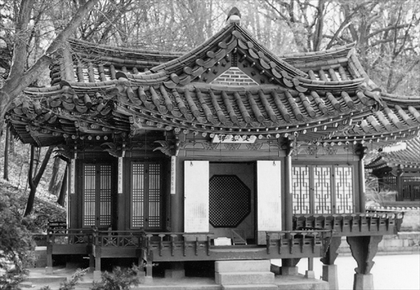
%> input picture house03.tif, 420 x 290 px, shrunk from 512 x 353 before the run
$ octave young12_4.m   (GNU Octave 9; MATLAB toolbox functions it lacks are replaced by stand-ins)
%> lines starting %> are read from the running program, lines starting %| are printed output that depends on the picture
close all
clear all

F = double(imread('house03.tif'))/255;
%> F: size 290x420 double; min 0, max 1, mean 0.452

[sz1, sz2] = size(F);
%> sz1 = 290; sz2 = 420
x_axis = [0:255];

G = zeros(sz1,sz2);
c = 1;
r = 2;
for i = 1:sz1
    for j = 1:sz2
        G(i,j) = c * (F(i,j)^(r));
    end
end
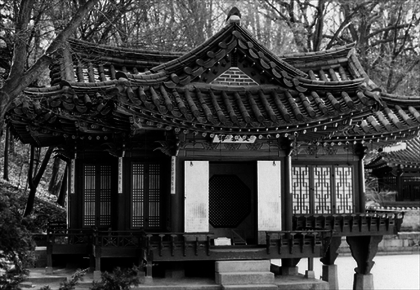
%> G: size 290x420 double; min 0, max 1, mean 0.261

G1 = zeros(sz1,sz2);
c = 1;
r = 1/2;
for i = 1:sz1
    for j = 1:sz2
        G1(i,j) = c * (F(i,j)^(r));
    end
end
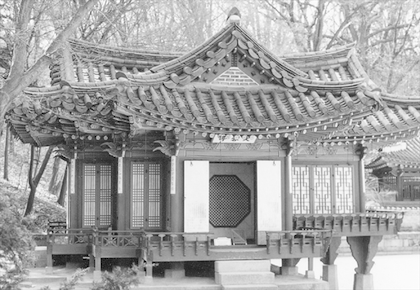
%> G1: size 290x420 double; min 0, max 1, mean 0.645

y = hist(F*255,x_axis);
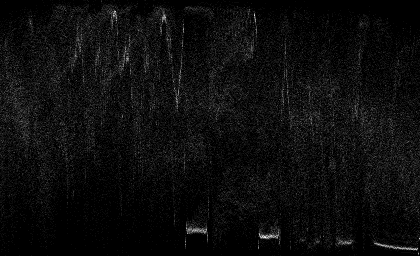
%> y: size 256x420 double; min 0, max 22, mean 1.1; drawn with min black and max white
z = sum(y');
%> z = 256 values, max 825 at index 117, min 13 at index 256, mean 475.8
y1 = hist(G*255,x_axis);
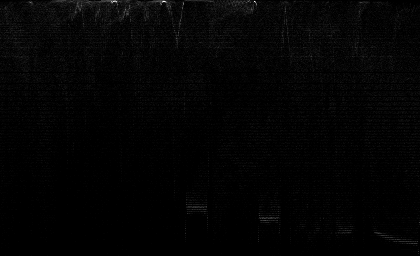
%> y1: size 256x420 double; min 0, max 76, mean 1.1; drawn with min black and max white
z1 = sum(y1');
%> z1 = 256 values, max 3130 at index 2, min 0 at index 73, mean 475.8
y2 = hist(G1*255,x_axis);
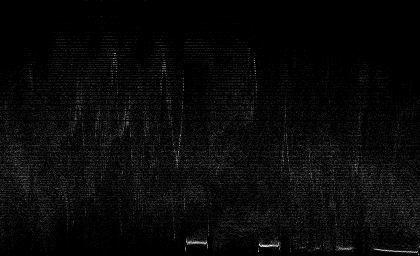
%> y2: size 256x420 double; min 0, max 33, mean 1.1; drawn with min black and max white
z2 = sum(y2');
%> z2 = 256 values, max 1555 at index 165, min 0 at index 2, mean 475.8

colormap gray(256)
subplot(2,3,1), image(F*255)
subplot(2,3,4), bar(x_axis,z)

subplot(2,3,2), image(G*255)
subplot(2,3,5), bar(x_axis,z1)

subplot(2,3,3), image(G1*255)
subplot(2,3,6), bar(x_axis,z2)
%> after `bar(x_axis,z2)`:
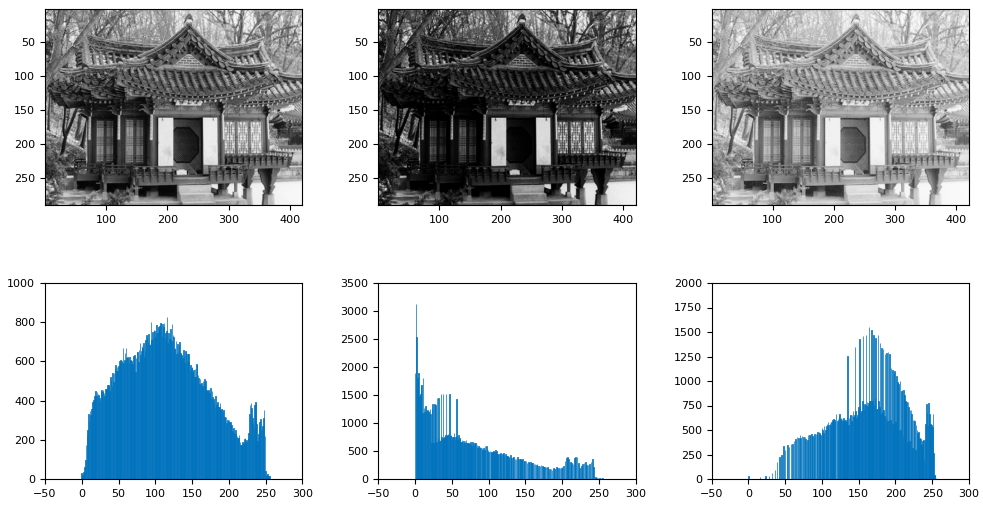
%> figure redrawn from the program's plot data, 6 panels

$ run again, with house02.tif copied over house03.tif
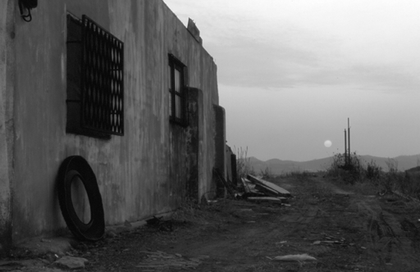
%> input picture house02.tif, 420 x 272 px, shrunk from 512 x 332 before the run
%> after the loop `for i = 1:sz1`:
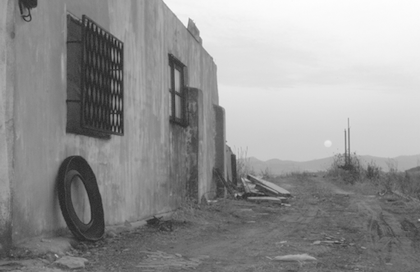
%> G1: size 272x420 double; min 0.108, max 0.998, mean 0.58
%> z = 256 values, max 1489 at index 45, min 0 at index 1, mean 446.2
%> z1 = 256 values, max 4893 at index 2, min 0 at index 73, mean 446.2
%> `y2 = hist(G1*255,x_axis);`:
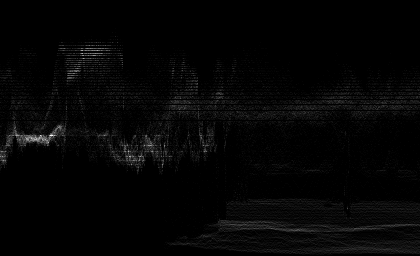
%> y2: size 256x420 double; min 0, max 53, mean 1.1; drawn with min black and max white
%> z2 = 256 values, max 2123 at index 136, min 0 at index 1, mean 446.2

$ run again, with Boy02.tif copied over house03.tif
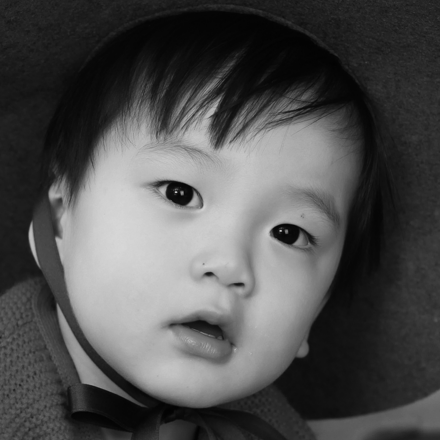
%> input picture Boy02.tif, 440 x 440 px
%> after the loop `for i = 1:sz1`:
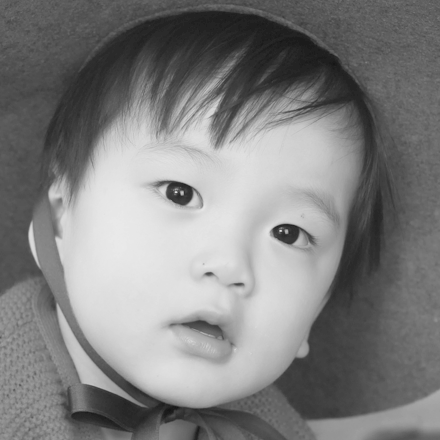
%> G1: size 440x440 double; min 0.0886, max 0.918, mean 0.506
%> z = 256 values, max 3521 at index 29, min 0 at index 1, mean 756.2
%> z1 = 256 values, max 17368 at index 1, min 0 at index 73, mean 756.2
%> `y2 = hist(G1*255,x_axis);`:
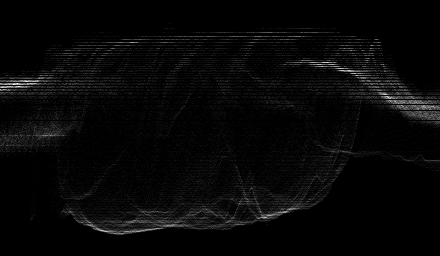
%> y2: size 256x440 double; min 0, max 59, mean 1.7; mean of the top-left, top-right, bottom-left and bottom-right quarters 1.6, 2.2, 1.8, 1.2; drawn with min black and max white
%> z2 = 256 values, max 3521 at index 85, min 0 at index 1, mean 756.2
